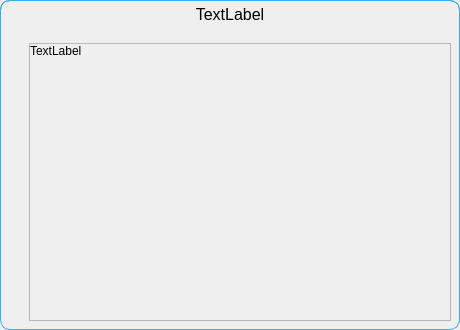
<?xml version="1.0" encoding="UTF-8"?>
<ui version="4.0">
 <class>Form</class>
 <widget class="QDialog" name="Form">
  <property name="geometry">
   <rect>
    <x>0</x>
    <y>0</y>
    <width>460</width>
    <height>330</height>
   </rect>
  </property>
  <property name="windowTitle">
   <string>Form</string>
  </property>
  <layout class="QHBoxLayout" name="horizontalLayout">
   <property name="spacing">
    <number>0</number>
   </property>
   <property name="leftMargin">
    <number>0</number>
   </property>
   <property name="topMargin">
    <number>0</number>
   </property>
   <property name="rightMargin">
    <number>0</number>
   </property>
   <property name="bottomMargin">
    <number>0</number>
   </property>
   <item>
    <widget class="QWidget" name="widget" native="true">
     <property name="contextMenuPolicy">
      <enum>Qt::ActionsContextMenu</enum>
     </property>
     <property name="autoFillBackground">
      <bool>false</bool>
     </property>
     <property name="styleSheet">
      <string notr="true">QWidget#widget{
	border-top-left-radius:10px;
	border-bottom-left-radius:10px;
	border-top-right-radius:10px;
	border-bottom-right-radius:10px;
	border: 1px solid  #3daee9;
}</string>
     </property>
     <layout class="QVBoxLayout" name="verticalLayout_3" stretch="0,0">
      <property name="leftMargin">
       <number>0</number>
      </property>
      <property name="topMargin">
       <number>0</number>
      </property>
      <property name="rightMargin">
       <number>0</number>
      </property>
      <property name="bottomMargin">
       <number>0</number>
      </property>
      <item>
       <widget class="QLabel" name="lblTitle">
        <property name="maximumSize">
         <size>
          <width>16777215</width>
          <height>16777215</height>
         </size>
        </property>
        <property name="font">
         <font>
          <pointsize>12</pointsize>
         </font>
        </property>
        <property name="styleSheet">
         <string notr="true">border-top-left-radius:10px;
border-top-right-radius:10px;
border: 1px solid  #3daee9;
border-bottom: none;</string>
        </property>
        <property name="frameShape">
         <enum>QFrame::Box</enum>
        </property>
        <property name="frameShadow">
         <enum>QFrame::Sunken</enum>
        </property>
        <property name="text">
         <string>TextLabel</string>
        </property>
        <property name="alignment">
         <set>Qt::AlignHCenter|Qt::AlignTop</set>
        </property>
       </widget>
      </item>
      <item>
       <layout class="QVBoxLayout" name="verticalLayout">
        <property name="leftMargin">
         <number>9</number>
        </property>
        <property name="topMargin">
         <number>9</number>
        </property>
        <property name="rightMargin">
         <number>9</number>
        </property>
        <property name="bottomMargin">
         <number>9</number>
        </property>
        <item>
         <layout class="QHBoxLayout" name="horizontalLayout_4" stretch="0,0">
          <item>
           <layout class="QVBoxLayout" name="verticalLayout_2">
            <property name="spacing">
             <number>0</number>
            </property>
            <item>
             <layout class="QVBoxLayout" name="iconHolder">
              <property name="spacing">
               <number>0</number>
              </property>
             </layout>
            </item>
            <item>
             <spacer name="verticalSpacer">
              <property name="orientation">
               <enum>Qt::Vertical</enum>
              </property>
              <property name="sizeHint" stdset="0">
               <size>
                <width>20</width>
                <height>40</height>
               </size>
              </property>
             </spacer>
            </item>
           </layout>
          </item>
          <item>
           <widget class="QScrollArea" name="scrollArea">
            <property name="widgetResizable">
             <bool>true</bool>
            </property>
            <widget class="QWidget" name="scrollAreaWidgetContents">
             <property name="geometry">
              <rect>
               <x>0</x>
               <y>0</y>
               <width>410</width>
               <height>266</height>
              </rect>
             </property>
             <layout class="QVBoxLayout" name="verticalLayout_4">
              <property name="spacing">
               <number>0</number>
              </property>
              <property name="leftMargin">
               <number>0</number>
              </property>
              <property name="topMargin">
               <number>0</number>
              </property>
              <property name="rightMargin">
               <number>0</number>
              </property>
              <property name="bottomMargin">
               <number>0</number>
              </property>
              <item>
               <widget class="QLabel" name="lblMessage">
                <property name="text">
                 <string>TextLabel</string>
                </property>
                <property name="alignment">
                 <set>Qt::AlignLeading|Qt::AlignLeft|Qt::AlignTop</set>
                </property>
                <property name="wordWrap">
                 <bool>true</bool>
                </property>
               </widget>
              </item>
             </layout>
            </widget>
           </widget>
          </item>
         </layout>
        </item>
        <item>
         <layout class="QHBoxLayout" name="buttonsLayout"/>
        </item>
       </layout>
      </item>
     </layout>
    </widget>
   </item>
  </layout>
 </widget>
 <resources/>
 <connections/>
</ui>
